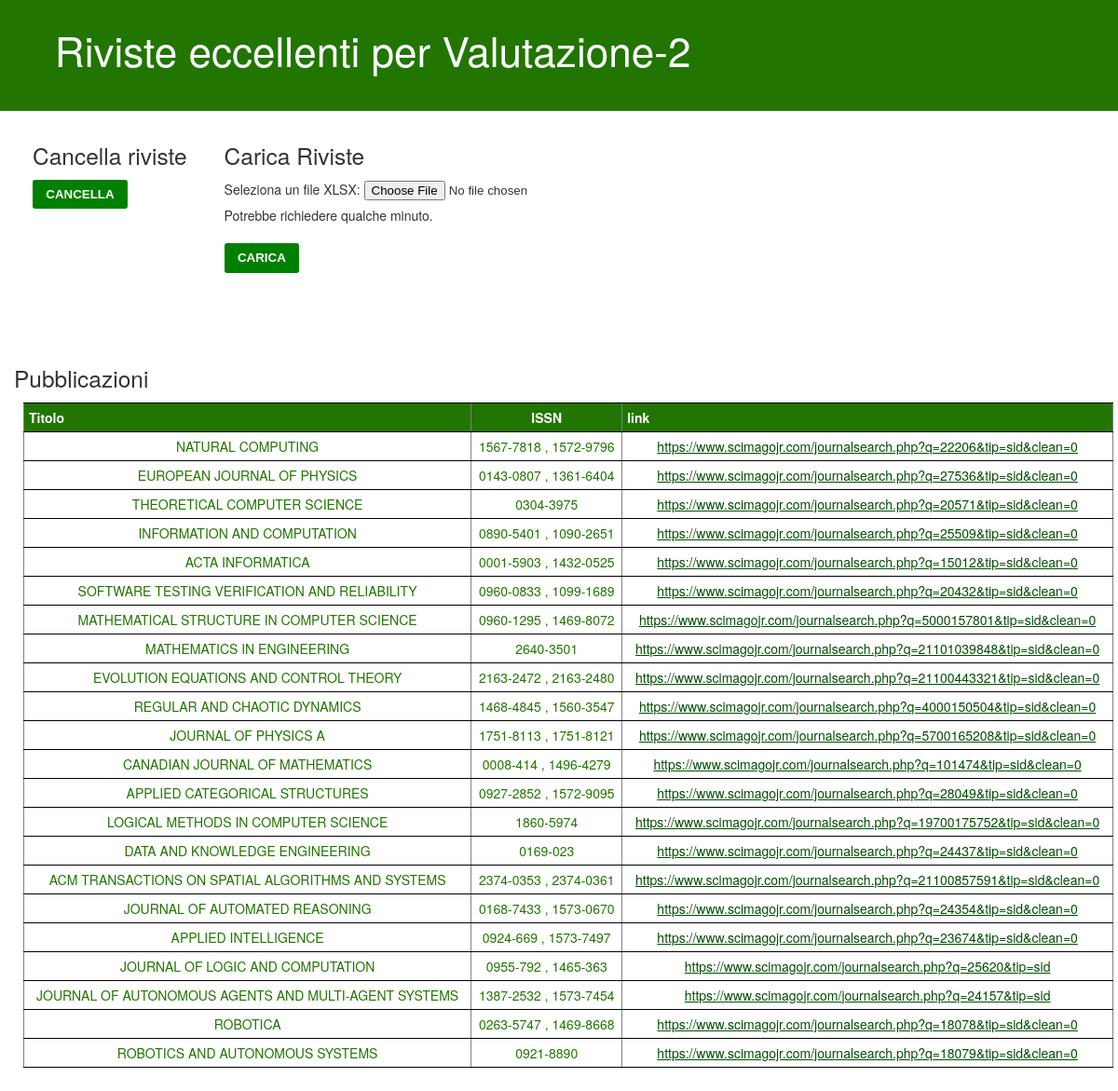
The app's page /riviste_eccellenti/Valutazione-2/ with its own data.
### caricamentoDati/models.py (models this page shows, shortened)
class Valutazione(models.Model):
    STATUS_CHOICES = (
        ('Vuota', 'Vuota'),
        ('Pubblicazioni caricate', 'Pubblicazioni caricate'),
        ('Assegnamento calcolato', 'Assegnamento calcolato'),
        ('Assegnamento completato', 'Assegnamento completato'),
        ('Chiusa', 'Chiusa'),
    )
    nome = models.CharField(max_length=100, primary_key=True)
    anno = models.IntegerField(validators=[MinValueValidator(
        1000), MaxValueValidator(9999)], default=datetime.date.today().year)
    dataCaricamento = models.DateField(
        blank=True, null=True, verbose_name="data di caricamento")
    status = models.CharField(
        max_length=50, choices=STATUS_CHOICES, default='Vuota')
    numeroPubblicazioni = models.PositiveIntegerField(
        validators=[MinValueValidator(1)], default=3, verbose_name="numero di pubblicazioni da selezionare")
    dataCaricamentoPubblicazioni = models.DateField(
        blank=True, null=True, verbose_name="data di caricamento delle pubblicazioni")
    class Meta:
        verbose_name_plural = "Valutazioni"

class RivistaEccellente(models.Model):
    class Meta:
        unique_together = (('valutazione', 'nome'),)
    valutazione = models.ForeignKey(
        Valutazione, on_delete=models.CASCADE, default='_')
    issn1 = models.CharField(max_length=30, null=True, blank=True)
    issn2 = models.CharField(max_length=30, null=True, blank=True)
    nome = models.CharField(max_length=60)
    link = models.CharField(max_length=200, blank=False,
                            null=False, default='_')
    class Meta:
        verbose_name_plural = "Riviste Eccellenti"

### caricamentoDati/views.py (the view)
# urls.py: re_path('^riviste_eccellenti/(?P<valutazione_nome>.*)/$',
def riviste_eccellenti(request, valutazione_nome):
    valutazione = Valutazione.objects.get(nome=valutazione_nome)
    riviste = RivistaEccellente.objects.filter(valutazione=valutazione)
    context = {
        'valutazione': valutazione,
        'riviste': riviste
    }
    if request.headers.get('x-requested-with') == 'XMLHttpRequest':
        html = render_to_string(
            'caricamentoDati/riviste_eccellenti.html', context, request=request)
        return JsonResponse({'html': html})
    return render(request, 'caricamentoDati/riviste_eccellenti.html', context)

### caricamentoDati/templates/caricamentoDati/riviste_eccellenti.html (shortened to what this page needs)
{% extends 'base_modal.html' %}
{% block content %}
  <div class="header">
    <h1>Riviste eccellenti per {{ valutazione.nome }}</h1>
  </div> <div class="main">
    <div style="display: flex;">
      <div style="padding: 20px;">
        <h2>Cancella riviste</h2>
        <form method="post" action="{% url 'cancella_riviste' valutazione.nome %}">
          <button class="btn" type="submit">Cancella</button>
        </form>
      </div>
      <div style="padding: 20px;">
        <h2>Carica Riviste</h2>
        <form method="post" enctype="multipart/form-data" action="{% url 'carica_riviste' valutazione_nome=valutazione.nome %}">
          <label for="filename">Seleziona un file XLSX:</label>
          <input type="file" name="filename" id="filename" />
          <p style="margin-top: 8px;">Potrebbe richiedere qualche minuto.</p>
          <button class="btn" type="submit">Carica</button>
        </form>
      </div>
    </div>
    <div style="padding-top: 80px;">
      {% if riviste %}
        <h2>Pubblicazioni</h2>
        <table id="table-riviste-eccellenti" class="table table-bordered" style=" text-align: left; width: 100%;margin: 10px;" border="1" cellpadding="2" cellspacing="2">
          <thead>
          <tr>
            <th style="vertical-align: top; text-align: left;">
              <b>Titolo</b>
            </th>
            <th>
              <b>ISSN</b>
            </th>
            <th style="vertical-align: top; text-align: left;">
              <b>link</b>
            </th>
          </tr>
          </thead>
          {% for rivista in riviste %}
            <tr>
              <td>{{ rivista.nome }}</td>
              <td>
                {{ rivista.issn1 }} {% if rivista.issn2 %}
                  , {{ rivista.issn2 }}
                {% endif %}
              </td>
              <td>
                <a href="{{ rivista.link }}">{{ rivista.link }}</a>
              </td>
            </tr>
          {% endfor %}
        </table>
      {% else %}
        <p>Non ci sono riviste disponibili.</p>
      {% endif %}
    </div>
  </div>
{% endblock %}

### caricamentoDati/static/styles.css (style rules this page uses)
body { margin: 0; padding: 0; color: #333; text-align: justify; background-color: #eee; font: .875em "Helvetica Neue", Helvetica, Arial, Geneva, sans-serif; }
h1, h2, h3, h4, h5, h6 { margin: 0 0 .5em; font-weight: 500; line-height: 1.1; }
h1 { font-size: 2.25em; }
h2 { font-size: 1.75em; }
p { margin: 0 0 1.5em; line-height: 1.25; }
table { border-spacing: 0; border-collapse: collapse; border-top: 1px solid #000; background: #FFFFFF; }
th { background: #217500; padding: 5px; border-bottom: 1px solid #000; color: #fff; text-align: center; }
td { min-width: 100px; color: #217500; padding: 5px; border-bottom: 1px solid #000; text-align: -webkit-center; }
a:link { color: #004d00; }
.header { background: #217500; color: #fff; height: 60px; font-size: 140%; text-decoration: none; min-width: 600px; padding: 1em 1.25em; }
.main { background-color: #fff; padding: 15px; }
.btn { color: #fff !important; background-color: #008000; display: inline-block; padding: .5em 1em; margin-bottom: 0; line-height: 1.2; white-space: nowrap; vertical-align: middle; cursor: pointer; border: 1px solid transparent; border-radius: .2em; text-decoration: none; text-transform: uppercase; font-weight: bold; }
.table { width: 100%; max-width: 100%; margin-bottom: 20px; }
@media screen and (min-width: 800px) { .header { padding: 1.5em 3em; } }

### records on screen
Valutazione: nome "Valutazione-2"
RivistaEccellente: nome "NATURAL COMPUTING", issn1 "1567-7818", issn2 "1572-9796", link "https://www.scimagojr.com/journalsearch.php?q=22206&tip=sid&clean=0"
RivistaEccellente: nome "EUROPEAN JOURNAL OF PHYSICS", issn1 "0143-0807", issn2 "1361-6404", link "https://www.scimagojr.com/journalsearch.php?q=27536&tip=sid&clean=0"
RivistaEccellente: nome "THEORETICAL COMPUTER SCIENCE", issn1 "0304-3975", link "https://www.scimagojr.com/journalsearch.php?q=20571&tip=sid&clean=0"
RivistaEccellente: nome "INFORMATION AND COMPUTATION", issn1 "0890-5401", issn2 "1090-2651", link "https://www.scimagojr.com/journalsearch.php?q=25509&tip=sid&clean=0"
RivistaEccellente: nome "ACTA INFORMATICA", issn1 "0001-5903", issn2 "1432-0525", link "https://www.scimagojr.com/journalsearch.php?q=15012&tip=sid&clean=0"
RivistaEccellente: nome "SOFTWARE TESTING VERIFICATION AND RELIABILITY", issn1 "0960-0833", issn2 "1099-1689", link "https://www.scimagojr.com/journalsearch.php?q=20432&tip=sid&clean=0"
RivistaEccellente: nome "MATHEMATICAL STRUCTURE IN COMPUTER SCIENCE", issn1 "0960-1295", issn2 "1469-8072", link "https://www.scimagojr.com/journalsearch.php?q=5000157801&tip=sid&clean=0"
RivistaEccellente: nome "MATHEMATICS IN ENGINEERING", issn1 "2640-3501", link "https://www.scimagojr.com/journalsearch.php?q=21101039848&tip=sid&clean=0"
RivistaEccellente: nome "EVOLUTION EQUATIONS AND CONTROL THEORY", issn1 "2163-2472", issn2 "2163-2480", link "https://www.scimagojr.com/journalsearch.php?q=21100443321&tip=sid&clean=0"
RivistaEccellente: nome "REGULAR AND CHAOTIC DYNAMICS", issn1 "1468-4845", issn2 "1560-3547", link "https://www.scimagojr.com/journalsearch.php?q=4000150504&tip=sid&clean=0"
RivistaEccellente: nome "JOURNAL OF PHYSICS A", issn1 "1751-8113", issn2 "1751-8121", link "https://www.scimagojr.com/journalsearch.php?q=5700165208&tip=sid&clean=0"
RivistaEccellente: nome "CANADIAN JOURNAL OF MATHEMATICS", issn1 "0008-414", issn2 "1496-4279", link "https://www.scimagojr.com/journalsearch.php?q=101474&tip=sid&clean=0"
RivistaEccellente: nome "APPLIED CATEGORICAL STRUCTURES", issn1 "0927-2852", issn2 "1572-9095", link "https://www.scimagojr.com/journalsearch.php?q=28049&tip=sid&clean=0"
RivistaEccellente: nome "LOGICAL METHODS IN COMPUTER SCIENCE", issn1 "1860-5974", link "https://www.scimagojr.com/journalsearch.php?q=19700175752&tip=sid&clean=0"
RivistaEccellente: nome "DATA AND KNOWLEDGE ENGINEERING", issn1 "0169-023", link "https://www.scimagojr.com/journalsearch.php?q=24437&tip=sid&clean=0"
RivistaEccellente: nome "ACM TRANSACTIONS ON SPATIAL ALGORITHMS AND SYSTEMS", issn1 "2374-0353", issn2 "2374-0361", link "https://www.scimagojr.com/journalsearch.php?q=21100857591&tip=sid&clean=0"
RivistaEccellente: nome "JOURNAL OF AUTOMATED REASONING", issn1 "0168-7433", issn2 "1573-0670", link "https://www.scimagojr.com/journalsearch.php?q=24354&tip=sid&clean=0"
RivistaEccellente: nome "APPLIED INTELLIGENCE", issn1 "0924-669", issn2 "1573-7497", link "https://www.scimagojr.com/journalsearch.php?q=23674&tip=sid&clean=0"
RivistaEccellente: nome "JOURNAL OF LOGIC AND COMPUTATION", issn1 "0955-792", issn2 "1465-363", link "https://www.scimagojr.com/journalsearch.php?q=25620&tip=sid"
RivistaEccellente: nome "JOURNAL OF AUTONOMOUS AGENTS AND MULTI-AGENT SYSTEMS", issn1 "1387-2532", issn2 "1573-7454", link "https://www.scimagojr.com/journalsearch.php?q=24157&tip=sid"
RivistaEccellente: nome "ROBOTICA", issn1 "0263-5747", issn2 "1469-8668", link "https://www.scimagojr.com/journalsearch.php?q=18078&tip=sid&clean=0"
RivistaEccellente: nome "ROBOTICS AND AUTONOMOUS SYSTEMS", issn1 "0921-8890", link "https://www.scimagojr.com/journalsearch.php?q=18079&tip=sid&clean=0"
